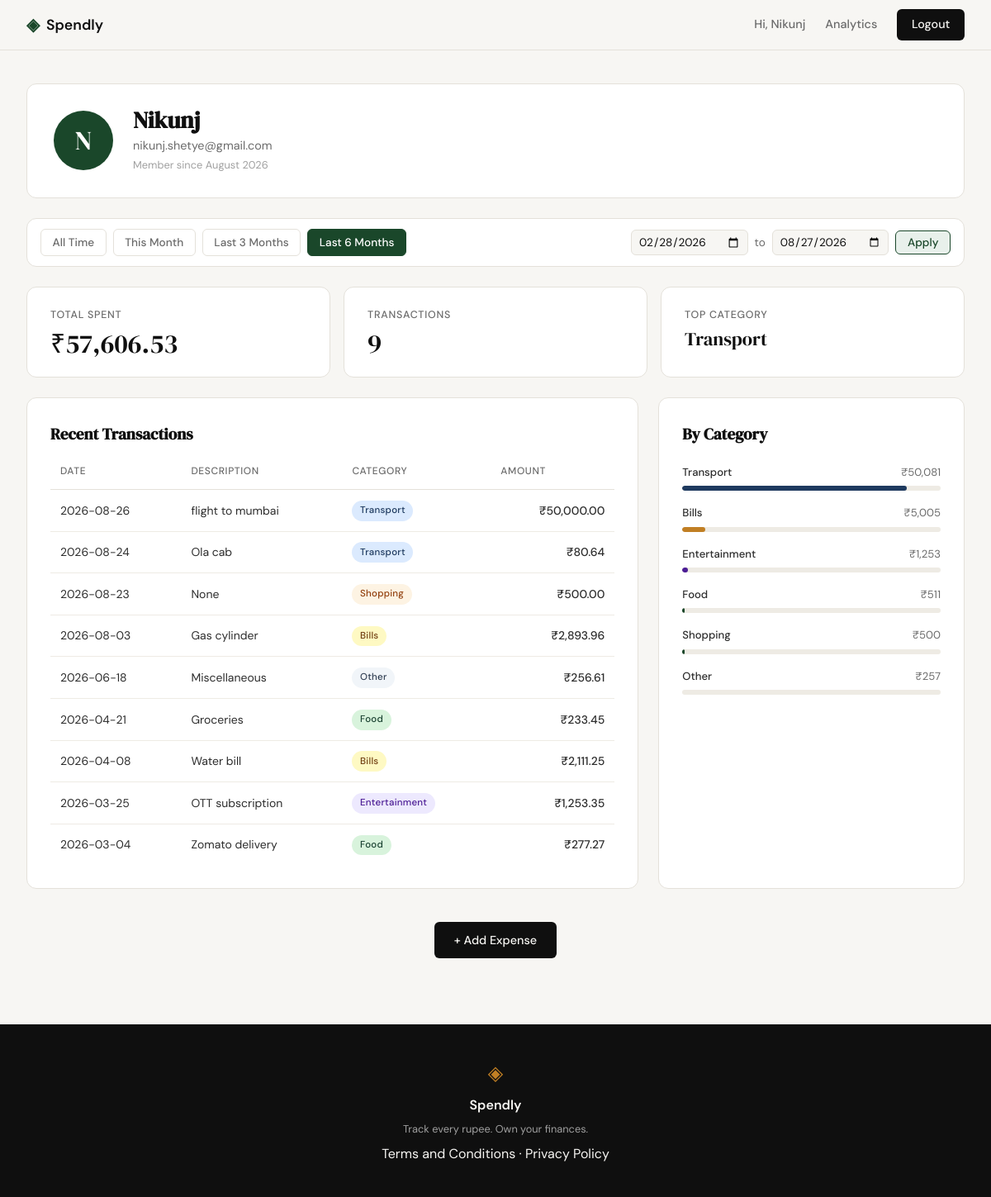
/profile?date_from=2026-02-28&date_to=2026-08-27 (signed in), run on the app's committed database.
### tables this page shows
CREATE TABLE users (
            id            INTEGER PRIMARY KEY AUTOINCREMENT,
            name          TEXT    NOT NULL,
            email         TEXT    UNIQUE NOT NULL,
            password_hash TEXT    NOT NULL,
            created_at    TEXT    DEFAULT (datetime('now'))
        );

CREATE TABLE expenses (
            id          INTEGER PRIMARY KEY AUTOINCREMENT,
            user_id     INTEGER NOT NULL REFERENCES users(id),
            amount      REAL    NOT NULL,
            category    TEXT    NOT NULL,
            date        TEXT    NOT NULL,
            description TEXT,
            created_at  TEXT    DEFAULT (datetime('now'))
        );

### app.py (the view)
@app.route("/profile")
def profile():
    if not session.get("user_id"):
        return redirect(url_for("login"))
    uid = session["user_id"]
    user = get_user_by_id(uid)
    if user is None:
        session.clear()
        return redirect(url_for("login"))
    today     = date.today()
    today_str = today.strftime("%Y-%m-%d")
    date_from = parse_date(request.args.get("date_from", ""))
    date_to   = parse_date(request.args.get("date_to", ""))
    if bool(date_from) != bool(date_to):
        flash("Please provide both a start and end date.", "error")
        date_from = date_to = None
    elif date_from and date_to and date_from > date_to:
        flash("Start date must be before end date.", "error")
        date_from = date_to = None
    first_of_month   = today.replace(day=1).strftime("%Y-%m-%d")
    three_months_ago = (today - timedelta(days=90)).strftime("%Y-%m-%d")
    six_months_ago   = (today - timedelta(days=180)).strftime("%Y-%m-%d")
    preset_dates = {
        "this_month": {"date_from": first_of_month,   "date_to": today_str},
        "3m":         {"date_from": three_months_ago,  "date_to": today_str},
        "6m":         {"date_from": six_months_ago,    "date_to": today_str},
    }
    if date_from is None and date_to is None:
        active_preset = "all"
    elif date_from == first_of_month and date_to == today_str:
        active_preset = "this_month"
    elif date_from == three_months_ago and date_to == today_str:
        active_preset = "3m"
    elif date_from == six_months_ago and date_to == today_str:
        active_preset = "6m"
    else:
        active_preset = "custom"
    stats        = get_summary_stats(uid, date_from=date_from, date_to=date_to)
    transactions = get_recent_transactions(uid, limit=10, date_from=date_from, date_to=date_to)
    categories   = get_category_breakdown(uid, date_from=date_from, date_to=date_to)
    return render_template("profile.html",
        user=user, stats=stats,
        transactions=transactions, categories=categories,
        date_from=date_from or "", date_to=date_to or "",
        active_preset=active_preset,
        preset_dates=preset_dates,
    )

### app.py (called while the page is built)
def parse_date(val):
    try:
        datetime.strptime(val, "%Y-%m-%d")
        return val
    except (ValueError, TypeError):
        return None

### database/db.py (called while the page is built)
def get_db():
    conn = sqlite3.connect(DB_PATH)
    conn.row_factory = sqlite3.Row
    conn.execute("PRAGMA foreign_keys = ON")
    return conn

### database/queries.py (called while the page is built)
def get_user_by_id(user_id):
    conn = get_db()
    row = conn.execute(
        "SELECT name, email, created_at FROM users WHERE id = ?", (user_id,)
    ).fetchone()
    conn.close()
    if row is None:
        return None
    dt = datetime.fromisoformat(row["created_at"])
    return {
        "name": row["name"],
        "email": row["email"],
        "created_at": dt.strftime("%B %Y"),
    }

### templates/profile.html (shortened to what this page needs)
{% extends "base.html" %}
{% block content %}
<div class="profile-page">
    <div class="profile-header">
        <div class="profile-header-card">
            <div class="profile-avatar">{{ user.name[0] }}</div>
            <div class="profile-meta">
                <h2 class="profile-name">{{ user.name }}</h2>
                <p class="profile-email">{{ user.email }}</p>
                <p class="profile-since">Member since {{ user.created_at }}</p>
            </div>
        </div>
    </div>
    <div class="period-filter">
        <div class="period-filter__presets">
            <a href="{{ url_for('profile') }}"
               class="period-filter__link{% if active_preset == 'all' %} is-active{% endif %}">All Time</a>
            <a href="{{ url_for('profile', date_from=preset_dates.this_month.date_from, date_to=preset_dates.this_month.date_to) }}"
               class="period-filter__link{% if active_preset == 'this_month' %} is-active{% endif %}">This Month</a>
            <a href="{{ url_for('profile', date_from=preset_dates['3m'].date_from, date_to=preset_dates['3m'].date_to) }}"
               class="period-filter__link{% if active_preset == '3m' %} is-active{% endif %}">Last 3 Months</a>
            <a href="{{ url_for('profile', date_from=preset_dates['6m'].date_from, date_to=preset_dates['6m'].date_to) }}"
               class="period-filter__link{% if active_preset == '6m' %} is-active{% endif %}">Last 6 Months</a>
        </div>
        <form class="period-filter__custom" method="GET" action="{{ url_for('profile') }}">
            <input type="date" name="date_from" value="{{ date_from }}" class="period-filter__input">
            <span class="period-filter__sep">to</span>
            <input type="date" name="date_to" value="{{ date_to }}" class="period-filter__input">
            <button type="submit" class="period-filter__apply">Apply</button>
        </form>
    </div>
    <div class="profile-stat-row">
        <div class="profile-stat-card">
            <span class="profile-stat-label">Total Spent</span>
            <span class="profile-stat-value">{{ stats.total }}</span>
        </div>
        <div class="profile-stat-card">
            <span class="profile-stat-label">Transactions</span>
            <span class="profile-stat-value">{{ stats.count }}</span>
        </div>
        <div class="profile-stat-card">
            <span class="profile-stat-label">Top Category</span>
            <span class="profile-stat-value profile-stat-value--text">{{ stats.top_cat }}</span>
        </div>
    </div>
    <div class="profile-grid">
        <div class="profile-main">
            <h3 class="section-title">Recent Transactions</h3>
            <table class="tx-table">
                <thead>
                    <tr>
                        <th>Date</th>
                        <th>Description</th>
                        <th>Category</th>
                        <th>Amount</th>
                    </tr>
                </thead>
                <tbody>
                    {% for tx in transactions %}
                    <tr>
                        <td>{{ tx.date }}</td>
                        <td>{{ tx.description }}</td>
                        <td><span class="cat-badge cat-badge--{{ tx.category | lower }}">{{ tx.category }}</span></td>
                        <td class="tx-amount">{{ tx.amount }}</td>
                    </tr>
                    {% endfor %}
                </tbody>
            </table>
        </div>
        <div class="profile-sidebar">
            <h3 class="section-title">By Category</h3>
            {% for cat in categories %}
            <div class="cat-row">
                <div class="cat-row-header">
                    <span class="cat-row-name">{{ cat.name }}</span>
                    <span class="cat-row-total">{{ cat.total }}</span>
                </div>
                <div class="cat-bar-track">
                    <div class="cat-bar cat-bar--{{ cat.name | lower }}" data-width="{{ cat.pct }}"></div>
                </div>
            </div>
            {% endfor %}
        </div>
    </div>
    <div class="profile-cta">
        <a href="{{ url_for('add_expense') }}" class="btn-primary">+ Add Expense</a>
    </div>
</div>
{% endblock %}

### templates/base.html (shortened to what this page needs)
<!DOCTYPE html>
<html lang="en">
<head>
    <link rel="stylesheet" href="{{ url_for('static', filename='css/style.css') }}">
</head>
<body>
    <nav class="navbar">
        <div class="nav-inner">
            <a href="{{ url_for('landing') }}" class="nav-brand">
                <span class="brand-icon">◈</span>
                <span class="brand-name">Spendly</span>
            </a>
            <div class="nav-links">
                {% if session.get('user_id') %}
                <span class="nav-user">Hi, {{ session['user_name'].split()[0] }}</span>
                <a href="{{ url_for('analytics') }}" class="{% if request.endpoint == 'analytics' %}nav-active{% endif %}">Analytics</a>
                <a href="{{ url_for('logout') }}" class="nav-cta">Logout</a>
                {% else %}
                <a href="{{ url_for('login') }}">Sign in</a>
                <a href="{{ url_for('register') }}" class="nav-cta">Get started</a>
                {% endif %}
            </div>
        </div>
    </nav>
    <main class="main-content">
        {% block content %}{% endblock %}
    </main>
    <footer class="footer">
        <div class="footer-inner">
            <span class="brand-icon">◈</span>
            <span class="footer-name">Spendly</span>
            <p class="footer-copy">Track every rupee. Own your finances.</p>
            <p><a href="/terms">Terms and Conditions</a> &middot; <a href="/privacy">Privacy Policy</a></p>
        </div>
    </footer>
</body>
</html>

### data on the page
users: user_name "Nikunj", name "N", name "Nikunj", email "nikunj.shetye@gmail.com"
expenses: top_cat "Transport", date "2026-08-24", description "Ola cab", category "Transport", amount "₹80.64"
expenses: date "2026-08-26", description "flight to mumbai", category "Transport", amount "₹50,000.00"
expenses: date "2026-08-23", description "None", category "Shopping", amount "₹500.00"
expenses: date "2026-08-03", description "Gas cylinder", category "Bills", amount "₹2,893.96"
expenses: date "2026-06-18", description "Miscellaneous", category "Other", amount "₹256.61"
expenses: date "2026-04-21", description "Groceries", category "Food", amount "₹233.45"
expenses: date "2026-04-08", description "Water bill", category "Bills", amount "₹2,111.25"
expenses: date "2026-03-25", description "OTT subscription", category "Entertainment", amount "₹1,253.35"
expenses: date "2026-03-04", description "Zomato delivery", category "Food", amount "₹277.27"

### other printed values
{{ user.created_at }} "August 2026"
{{ stats.total }} "₹57,606.53"
{{ stats.count }} "9"
{{ cat.name }} "Transport" "Bills" "Entertainment" "Food" "Shopping" "Other"
{{ cat.total }} "₹50,081" "₹5,005" "₹1,253" "₹511" "₹500" "₹257"
